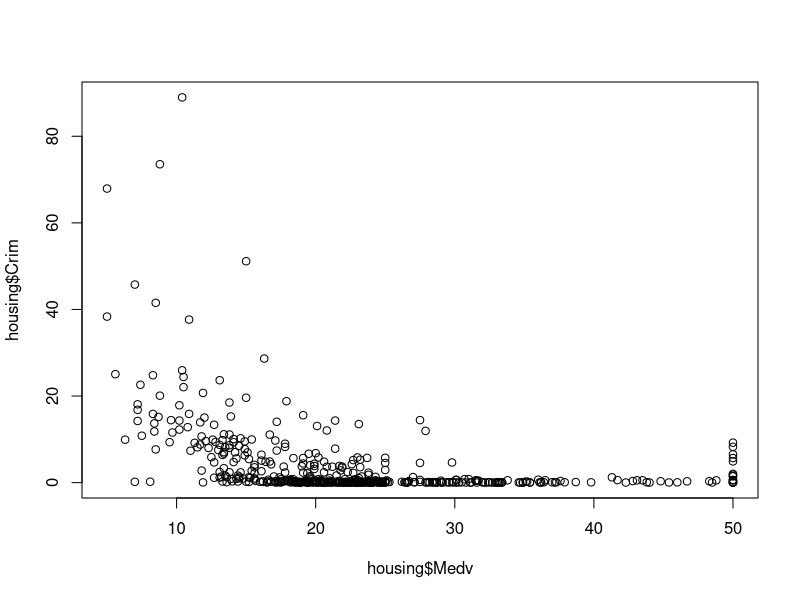
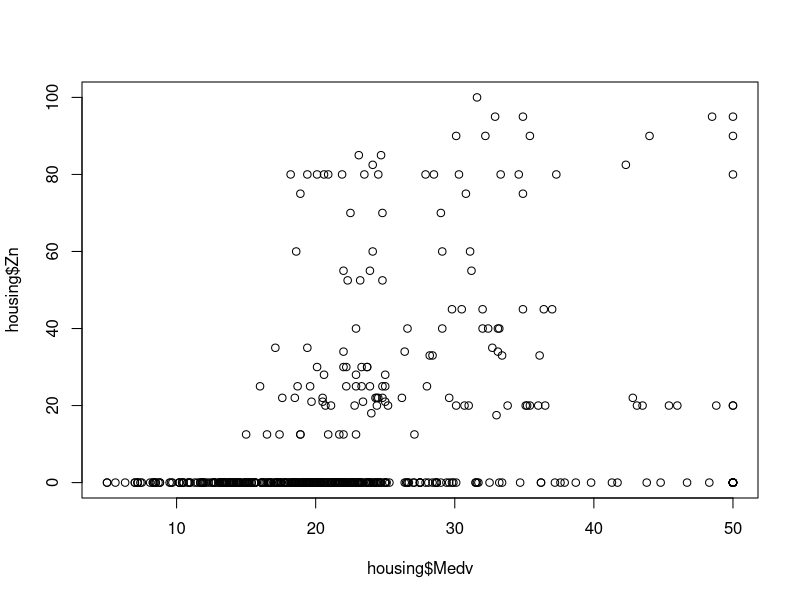
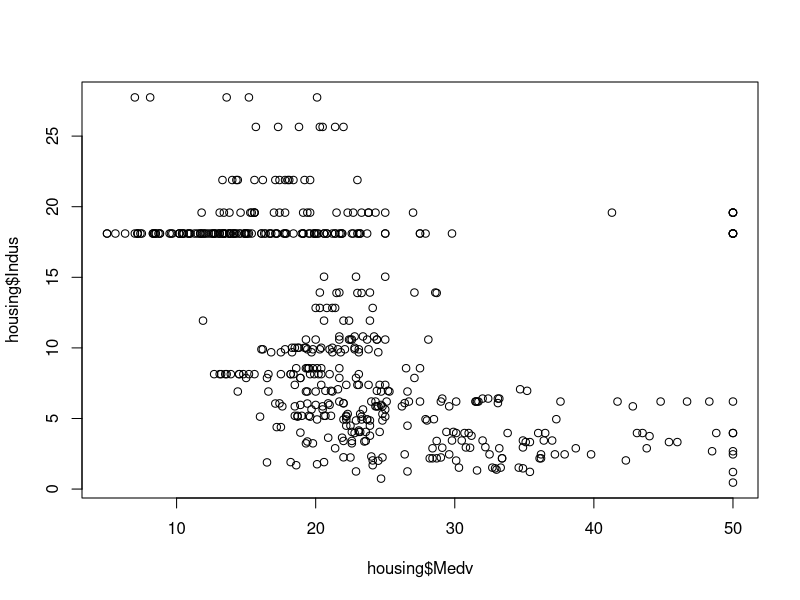
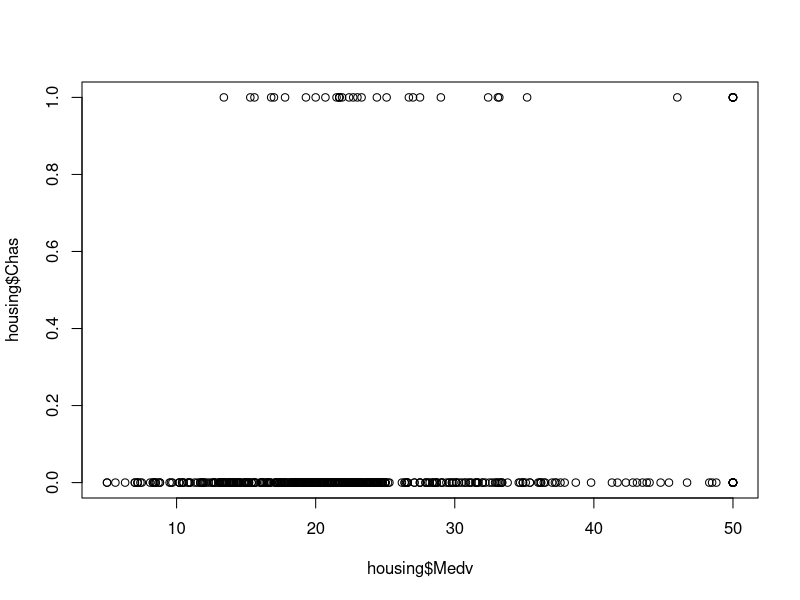
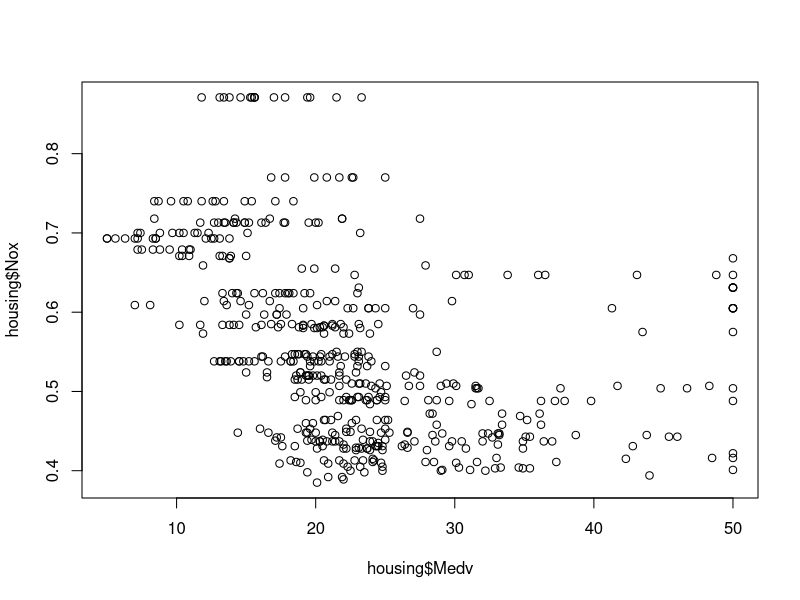
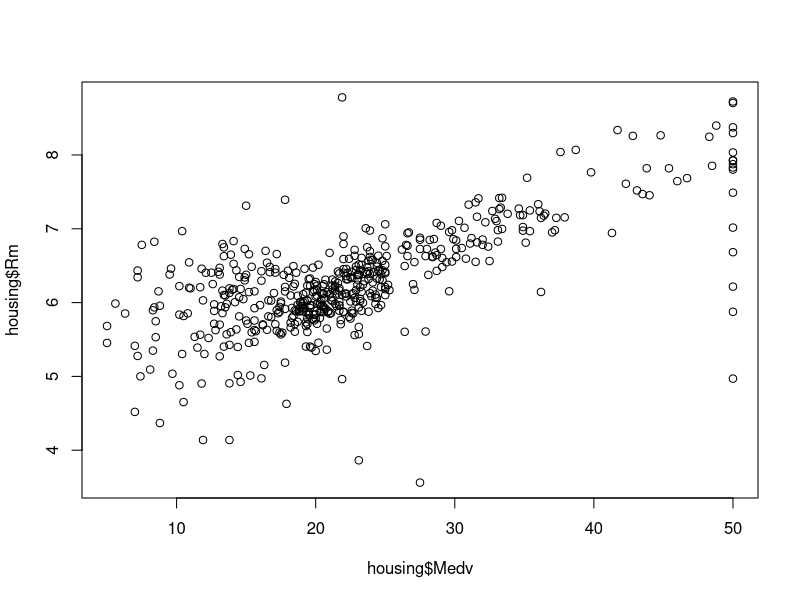
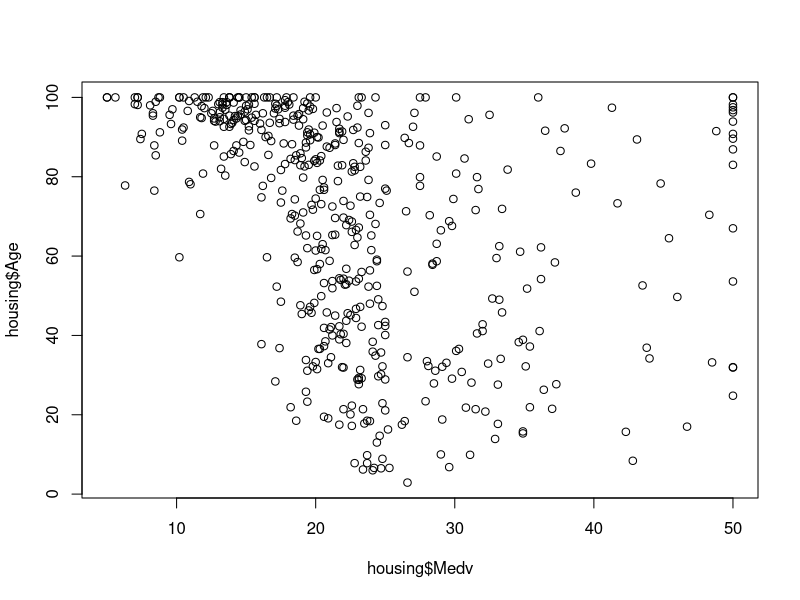
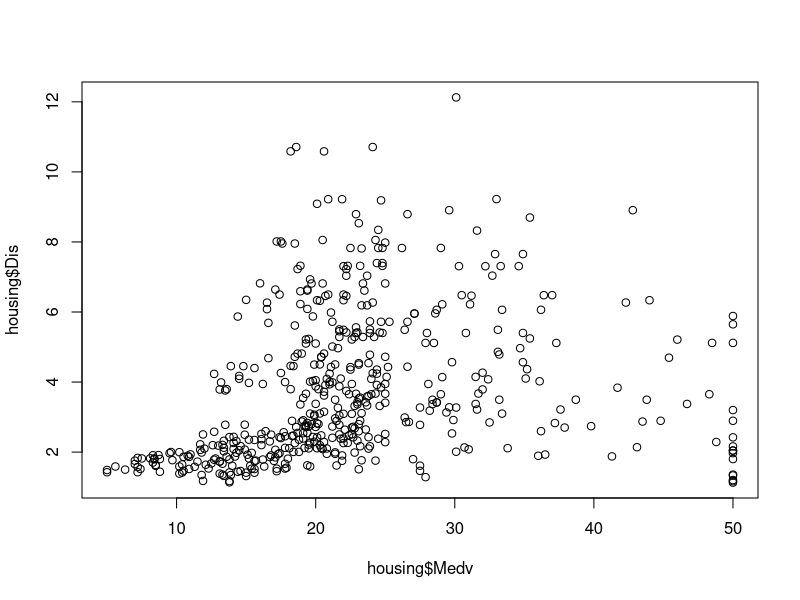

These figures' R source, in order:
# CAP-5615 Intro to Neural Networks
# Summer 2018
# Homework 1 question 6 part 3
# Draw scatterplots to show relationship between each attribute and Medv,
# respectively

# Load data and check its contents
setwd("~/fau/cap5615")
housing <- read.table("./assignment1/housing.header.txt", header = TRUE, sep = ",")
head(housing)
summary(housing)
str(housing)

# Plot each relationship to Medv
# There are more elegant ways to do this with ggplot2 and lattice xyplot,
# but that's for another day...
plot(housing$Medv, housing$Crim)
plot(housing$Medv, housing$Zn)
plot(housing$Medv, housing$Indus)
plot(housing$Medv, housing$Chas)
plot(housing$Medv, housing$Nox)
plot(housing$Medv, housing$Rm)
plot(housing$Medv, housing$Age)
plot(housing$Medv, housing$Dis)
plot(housing$Medv, housing$Rad)
plot(housing$Medv, housing$Tax)
plot(housing$Medv, housing$Ptratio)
plot(housing$Medv, housing$B)
plot(housing$Medv, housing$Lstat)
